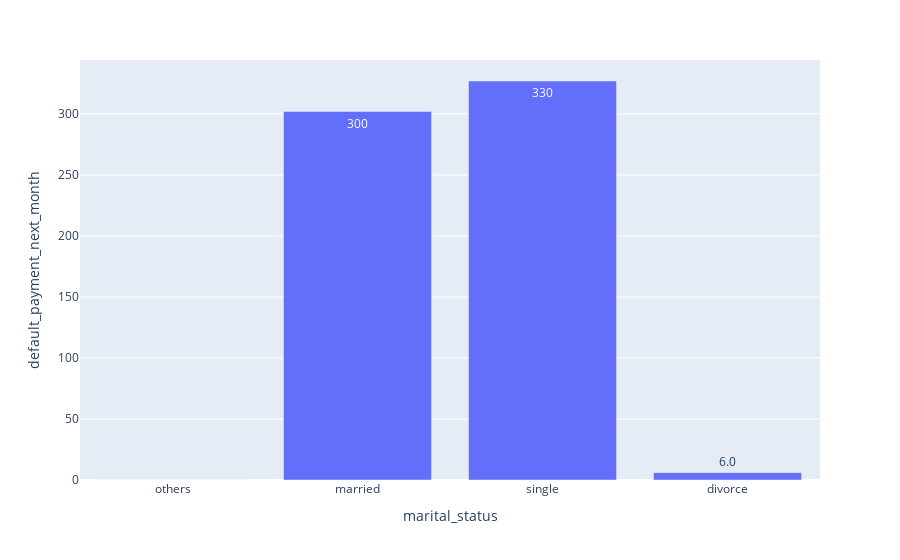

Notebook code for this chart:
### Markdown cell above
## Totals of Default Payment by Marital Status

### Code cell
# Count of defaults by marital status
defaultMarital = df1.groupby('marital_status')['default_payment_next_month'].sum().reset_index()
# apply urutan
defaultMarital['marital_status'] = defaultMarital['marital_status'].map(urutanMarital)

fig = px.bar(defaultMarital, x='marital_status', y='default_payment_next_month', orientation='v',text_auto='.2s')
fig.show()

defaultMarital

### Figure 1 — Plotly figure (JSON) as saved in the notebook; plotly's stock layout.template omitted (floating-point values rounded to 4 significant figures)
{"data": [{"alignmentgroup": "True", "hovertemplate": "marital_status=%{x}<br>default_payment_next_month=%{y}<extra></extra>", "legendgroup": "", "marker": {"color": "#636efa", "pattern": {"shape": ""}}, "name": "", "offsetgroup": "", "orientation": "v", "showlegend": false, "textposition": "auto", "texttemplate": "%{y:.2s}", "type": "bar", "x": ["others", "married", "single", "divorce"], "xaxis": "x", "y": [0, 302, 327, 6], "yaxis": "y"}], "layout": {"barmode": "relative", "legend": {"tracegroupgap": 0}, "margin": {"t": 60}, "xaxis": {"anchor": "y", "domain": [0, 1], "title": {"text": "marital_status"}}, "yaxis": {"anchor": "x", "domain": [0, 1], "title": {"text": "default_payment_next_month"}}}}
